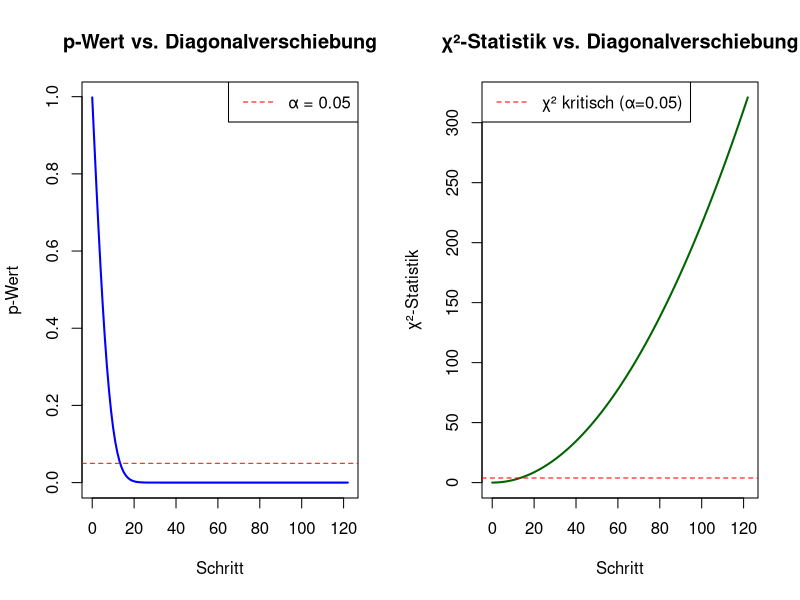

Recreate this plot in R.
# ============================================================
# χ²-Test Aufgabe – Lösung in R
# ============================================================

set.seed(42)
N <- 1000
p1 <- 0.25   # P(V1 = 1)
p2 <- 0.50   # P(V2 = 1)

# ============================================================
# Aufgabe 1: Simulation zweier unabhängiger binärer Variablen
# ============================================================

V1 <- rbinom(N, 1, p1)
V2 <- rbinom(N, 1, p2)

# Kontingenztabelle
a <- sum(V1 == 1 & V2 == 1)
b <- sum(V1 == 0 & V2 == 1)
c <- sum(V1 == 1 & V2 == 0)
d <- sum(V1 == 0 & V2 == 0)

tab1 <- matrix(c(a, c, b, d), nrow = 2,
               dimnames = list(V2 = c("1", "0"), V1 = c("1", "0")))
cat("=== Aufgabe 1: Simulierte Kontingenztabelle ===\n")
print(tab1)

test1 <- chisq.test(tab1, correct = FALSE)
cat("\nχ²-Test Ergebnis:\n")
print(test1)

cat("\nInterpretation: Da die Variablen unabhängig simuliert wurden,\n")
cat("erwarten wir einen großen p-Wert (> 0.05). Falls p < 0.05,\n")
cat("handelt es sich um einen Fehler 1. Art.\n\n")

# ============================================================
# Aufgabe 2: Perfekte Unabhängigkeit (Erwartungswerte)
# ============================================================

cat("=== Aufgabe 2: Tabelle unter perfekter Unabhängigkeit ===\n")

# Randsummen aus Aufgabe 1
rs_V1_1 <- a + c
rs_V1_0 <- b + d
rs_V2_1 <- a + b
rs_V2_0 <- c + d

# Erwartungswerte: E_ij = (Zeilensumme_i * Spaltensumme_j) / N
a2 <- round(rs_V2_1 * rs_V1_1 / N)
b2 <- round(rs_V2_1 * rs_V1_0 / N)
c2 <- round(rs_V2_0 * rs_V1_1 / N)
d2 <- round(rs_V2_0 * rs_V1_0 / N)

# Korrektur für Rundung
d2 <- N - a2 - b2 - c2

tab2 <- matrix(c(a2, c2, b2, d2), nrow = 2,
               dimnames = list(V2 = c("1", "0"), V1 = c("1", "0")))
print(tab2)

test2 <- chisq.test(tab2, correct = FALSE)
cat("\nχ²-Test Ergebnis:\n")
print(test2)

cat("\nErklärung: Wir modellieren hier perfekte Unabhängigkeit.\n")
cat("Jede Zelle entspricht genau dem Erwartungswert E_ij = (RS_i * RS_j)/N.\n")
cat("Da beobachtete = erwartete Häufigkeiten, ist χ² ≈ 0 und p ≈ 1.\n")
cat("→ Wir können H0 (Unabhängigkeit) NICHT ablehnen.\n\n")

# ============================================================
# Aufgabe 3 & 4: Gewicht auf die Hauptdiagonale verschieben
# ============================================================

cat("=== Aufgabe 3 & 4: Verschiebung auf Hauptdiagonale ===\n\n")
cat("In jedem Schritt: c → a (c-1, a+1) und b → d (b-1, d+1)\n")
cat("→ Modelliert zunehmende POSITIVE Abhängigkeit:\n")
cat("  V1=1 tritt häufiger gemeinsam mit V2=1 auf,\n")
cat("  V1=0 häufiger mit V2=0.\n\n")

max_steps <- min(b2, c2)
p_values <- numeric(max_steps + 1)
chi2_values <- numeric(max_steps + 1)

for (s in 0:max_steps) {
  tab_s <- matrix(c(a2 + s, c2 - s, b2 - s, d2 + s), nrow = 2)
  test_s <- chisq.test(tab_s, correct = FALSE)
  p_values[s + 1] <- test_s$p.value
  chi2_values[s + 1] <- test_s$statistic
}

# Ausgewählte Schritte anzeigen
cat(sprintf("%5s %5s %5s %5s %5s %10s %12s\n",
            "Step", "a", "b", "c", "d", "χ²", "p-Wert"))
cat(paste(rep("-", 58), collapse = ""), "\n")

show_steps <- unique(c(0, 1, 5, 10, 20, 50, max_steps))
for (s in show_steps) {
  cat(sprintf("%5d %5d %5d %5d %5d %10.4f %12.6f\n",
              s, a2 + s, b2 - s, c2 - s, d2 + s,
              chi2_values[s + 1], p_values[s + 1]))
}

# Schwelle finden
threshold <- which(p_values < 0.05)[1] - 1
cat(sprintf("\nErster Schritt mit p < 0.05: Schritt %d\n", threshold))
cat(sprintf("  χ² = %.4f, p = %.6f\n", chi2_values[threshold + 1], p_values[threshold + 1]))

cat("\nBeobachtung und Begründung:\n")
cat("Mit jedem Schritt wächst χ² monoton und der p-Wert sinkt.\n")
cat("Grund: Die Verschiebung auf die Diagonale erhöht die positive\n")
cat("Assoziation zwischen V1 und V2. Die beobachteten Häufigkeiten\n")
cat("weichen immer stärker von den unter Unabhängigkeit erwarteten\n")
cat("Häufigkeiten ab → χ² steigt → p-Wert fällt.\n")
cat("Ab einem bestimmten Punkt wird p < 0.05 und wir lehnen H0 ab.\n")

# ============================================================
# Plot
# ============================================================

par(mfrow = c(1, 2))

plot(0:max_steps, p_values, type = "l", col = "blue", lwd = 2,
     xlab = "Schritt", ylab = "p-Wert",
     main = "p-Wert vs. Diagonalverschiebung")
abline(h = 0.05, col = "red", lty = 2)
legend("topright", legend = "α = 0.05", col = "red", lty = 2)

plot(0:max_steps, chi2_values, type = "l", col = "darkgreen", lwd = 2,
     xlab = "Schritt", ylab = "χ²-Statistik",
     main = "χ²-Statistik vs. Diagonalverschiebung")
abline(h = qchisq(0.95, df = 1), col = "red", lty = 2)
legend("topleft", legend = "χ² kritisch (α=0.05)", col = "red", lty = 2)
